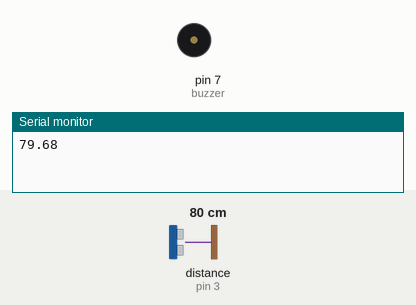
Simulated run of this sketch. Board: Arduino Uno, built with avr-gcc and run on an emulated ATmega328P. Parts: buzzer (waves = sounding, pin HIGH), the last lines printed to the serial monitor. Wiring (inferred from the names in the program): ultrasonic range finder: trigger pin 2; echo pin 3. The test bench sets the inputs (shaded band); at power-on: distance to the obstacle (sensor on pin 3) 80 cm. The echo pulse lasts 58.3 µs per cm; pins used as bus, display or sensor lines are not drawn.

Above: at 1.8 s.
1.9 s: distance to the obstacle (sensor on pin 3) set to 23 cm
4.2 s: distance to the obstacle (sensor on pin 3) set to 18 cm
At 6.4 s:
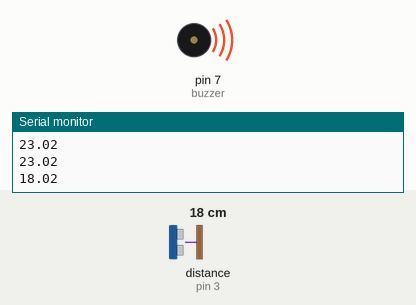
8.3 s: distance to the obstacle (sensor on pin 3) set to 35 cm
At 9.9 s:
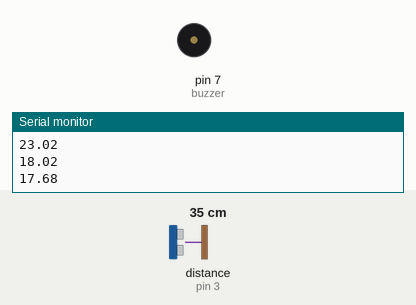
Timing chart, 0 to 11.4 s (numbered marks = the images above; inputs shaded):
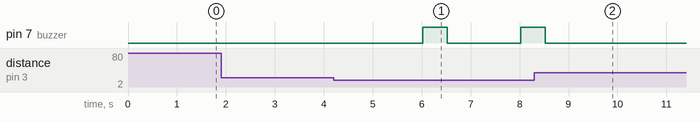

Measured:
- the behaviour switches between 21 and 20 cm on distance to the obstacle (sensor on pin 3) (found by bisection; images 0 and 1)
- after the input at 4.2 s, pin 7 (buzzer): LOW → HIGH after 1.8 s, → LOW 0.50 s later, → HIGH 1.5 s later
- after the input at 8.3 s, pin 7 (buzzer): goes on until 8.5 s, then stays LOW

The sketch:

EIUclass8_3Code.ino
```cpp
// Working with ultrasonic sensor
//Proximity Alert

#define trigger 2 //pin assignment for trigger
#define echo 3 //pin assignment for echo

// variables to store time and distance
int reflectionTime;
int reflectionT1;
int reflectionT2;
float distance;

float soundSpeed = 0.0343; //speed of sound in centimeters per microsecond

#define buzzer 7 //active buzzer pin assignment

void setup() {
  // put your setup code here, to run once:
  Serial.begin(9600);
  pinMode(trigger,OUTPUT);
  pinMode(echo,INPUT);
  pinMode(buzzer,OUTPUT);

}

void loop() {
  // put your main code here, to run repeatedly:

  //calculating time for the signal to go and come back
  digitalWrite(trigger,LOW);
  delayMicroseconds(2);
  digitalWrite(trigger,HIGH);
  delayMicroseconds(10);
  digitalWrite(trigger,LOW);
  reflectionT1 = pulseIn(echo,HIGH);
  reflectionT2 = pulseIn(echo,LOW);
  reflectionTime = reflectionT1 - reflectionT2;
  //after time has been gotten, we calculate distance with the formula distance = (speed * time)/2
  distance = (soundSpeed*reflectionTime)/2;

  Serial.println(distance);
  //delay(2000);

  //since a negative distance is invalid or means sensor has excided it's range, we set it to automatically read it at the max range (400cm)
  if (distance < 0) {
    distance = 400;
  }

  //control logic (buzzer sound quickens as distance becomes closer and slowers as distance gets further)
  if (distance < 6) {
    digitalWrite(buzzer, HIGH);
    delay(50);
    digitalWrite(buzzer, LOW);
    delay(50);
  }

  else if (distance < 10) {
    digitalWrite(buzzer, HIGH);
    delay(150);
    digitalWrite(buzzer, LOW);
    delay(150);
  }

  else if (distance < 16) {
    digitalWrite(buzzer, HIGH);
    delay(300);
    digitalWrite(buzzer, LOW);
    delay(300);
  }

  else if (distance < 20) {
    digitalWrite(buzzer, HIGH);
    delay(500);
    digitalWrite(buzzer, LOW);
    delay(500);
  }

  else {
    digitalWrite(buzzer, LOW);
  }

}
```
